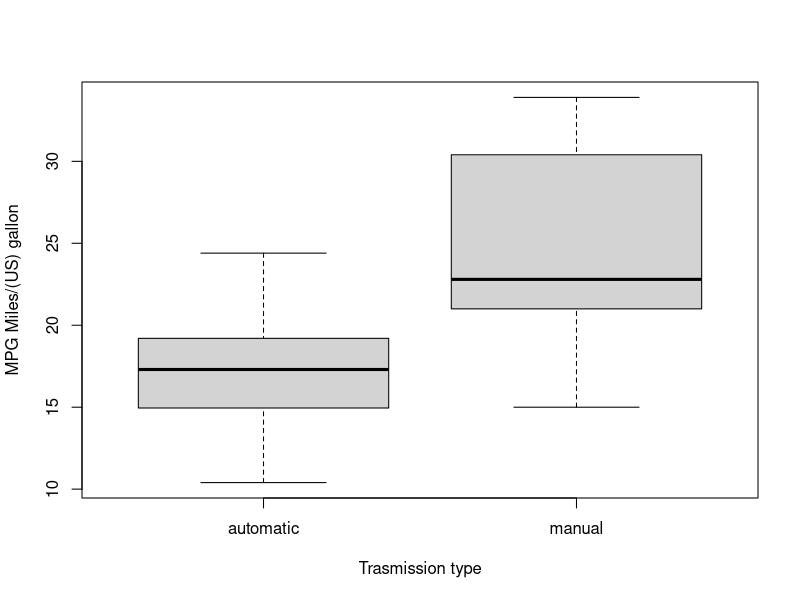
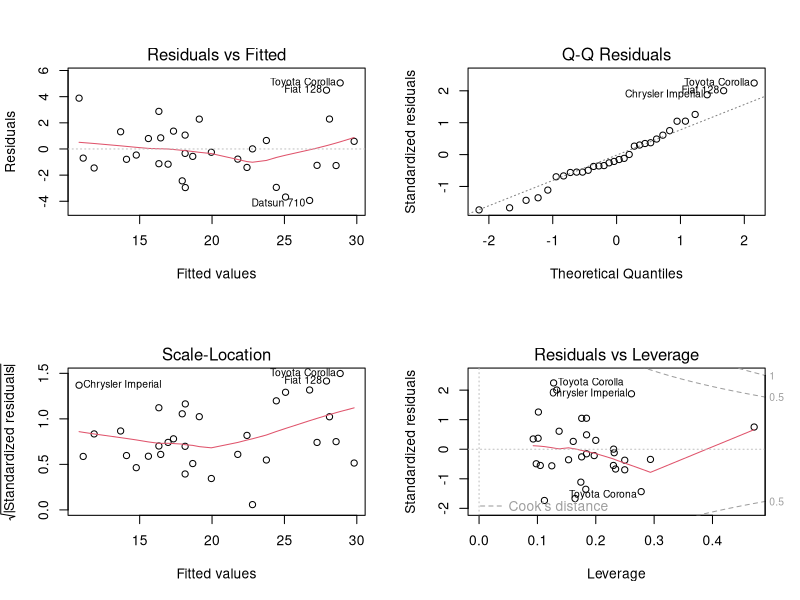

Source code (R) for these figures, in order:
## ---- chunk 1
data(mtcars)
mtcars$am = factor(mtcars$am, label = c("automatic", "manual"))
## ---- chunk 2
tapply(mtcars$mpg, mtcars$am, summary)
## ---- chunk 3
fit.simple <- lm(mpg ~ am, data = mtcars)
summary(fit.simple)$coeff
## ---- chunk 4
confint(fit.simple)
## ---- chunk 5
mtcars$vs = factor(mtcars$vs)
mtcars$cyl = factor(mtcars$cyl)
mtcars$gear = factor(mtcars$gear)
mtcars$carb = factor(mtcars$carb)
## ---- chunk 6
fit.total <- lm(mpg ~ ., data = mtcars)
fit.final <- step(fit.total)
## ---- chunk 7
summary(fit.final)$coeff
## ---- chunk 8
confint(fit.final)
## ---- chunk 9
boxplot(mtcars$mpg ~ mtcars$am, xlab = "Trasmission type", ylab = "MPG Miles/(US) gallon")
## ---- chunk 10
par(mfrow = c(2, 2))
plot(fit.final)
